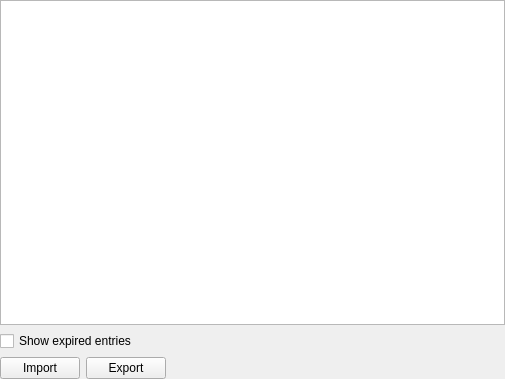
<?xml version="1.0" encoding="UTF-8"?>
<ui version="4.0">
 <class>ReportsWidgetPasskeys</class>
 <widget class="QWidget" name="ReportsWidgetPasskeys">
  <property name="geometry">
   <rect>
    <x>0</x>
    <y>0</y>
    <width>505</width>
    <height>379</height>
   </rect>
  </property>
  <layout class="QVBoxLayout" name="verticalLayout" stretch="0,0,0">
   <property name="leftMargin">
    <number>0</number>
   </property>
   <property name="topMargin">
    <number>0</number>
   </property>
   <property name="rightMargin">
    <number>0</number>
   </property>
   <property name="bottomMargin">
    <number>0</number>
   </property>
   <item>
    <widget class="QTableView" name="passkeysTableView">
     <property name="contextMenuPolicy">
      <enum>Qt::CustomContextMenu</enum>
     </property>
     <property name="sizeAdjustPolicy">
      <enum>QAbstractScrollArea::AdjustToContents</enum>
     </property>
     <property name="editTriggers">
      <set>QAbstractItemView::NoEditTriggers</set>
     </property>
     <property name="showDropIndicator" stdset="0">
      <bool>false</bool>
     </property>
     <property name="alternatingRowColors">
      <bool>true</bool>
     </property>
     <property name="selectionBehavior">
      <enum>QAbstractItemView::SelectRows</enum>
     </property>
     <property name="textElideMode">
      <enum>Qt::ElideRight</enum>
     </property>
     <property name="sortingEnabled">
      <bool>true</bool>
     </property>
     <attribute name="horizontalHeaderStretchLastSection">
      <bool>true</bool>
     </attribute>
     <attribute name="verticalHeaderVisible">
      <bool>false</bool>
     </attribute>
    </widget>
   </item>
   <item>
    <widget class="VaultCheckBox" name="showExpired">
     <property name="text">
      <string>Show expired entries</string>
     </property>
    </widget>
   </item>
   <item>
    <layout class="QHBoxLayout" name="horizontalLayout">
     <item>
      <widget class="VaultButton" name="importButton">
       <property name="text">
        <string>Import</string>
       </property>
      </widget>
     </item>
     <item>
      <widget class="VaultButton" name="exportButton">
       <property name="text">
        <string>Export</string>
       </property>
      </widget>
     </item>
     <item>
      <spacer name="horizontalSpacer">
       <property name="orientation">
        <enum>Qt::Horizontal</enum>
       </property>
       <property name="sizeHint" stdset="0">
        <size>
         <width>40</width>
         <height>20</height>
        </size>
       </property>
      </spacer>
     </item>
    </layout>
   </item>
  </layout>
 </widget>
 <customwidgets>
 <customwidget>
  <class>VaultButton</class>
  <extends>QPushButton</extends>
  <header>gui/vault/VaultControls.h</header>
 </customwidget>
 <customwidget>
  <class>VaultCheckBox</class>
  <extends>QCheckBox</extends>
  <header>gui/vault/VaultControls.h</header>
 </customwidget>
 </customwidgets>
 <resources/>
 <connections/>
</ui>
